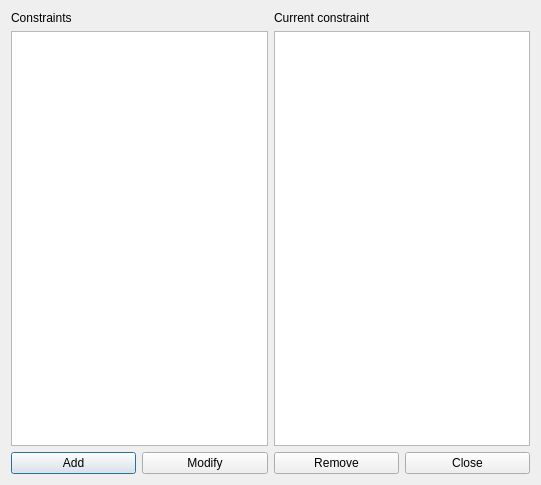
<?xml version="1.0" encoding="UTF-8"?>
<ui version="4.0">
 <class>ConstraintTeachersMaxAfternoonsPerWeekForm_template</class>
 <widget class="QDialog" name="ConstraintTeachersMaxAfternoonsPerWeekForm_template">
  <property name="geometry">
   <rect>
    <x>0</x>
    <y>0</y>
    <width>541</width>
    <height>485</height>
   </rect>
  </property>
  <property name="windowTitle">
   <string extracomment="This is the title of the dialog in which you see the list of all constraints of this type">Constraints teachers max afternoons per week</string>
  </property>
  <layout class="QGridLayout" name="gridLayout">
   <item row="0" column="0">
    <layout class="QVBoxLayout" name="verticalLayout">
     <item>
      <widget class="QLabel" name="constraintsTextLabel">
       <property name="frameShape">
        <enum>QFrame::NoFrame</enum>
       </property>
       <property name="frameShadow">
        <enum>QFrame::Plain</enum>
       </property>
       <property name="text">
        <string>Constraints</string>
       </property>
       <property name="wordWrap">
        <bool>false</bool>
       </property>
      </widget>
     </item>
     <item>
      <widget class="QListWidget" name="constraintsListWidget"/>
     </item>
    </layout>
   </item>
   <item row="1" column="0" colspan="2">
    <layout class="QHBoxLayout" name="horizontalLayout">
     <item>
      <widget class="QPushButton" name="addConstraintPushButton">
       <property name="text">
        <string>Add</string>
       </property>
      </widget>
     </item>
     <item>
      <widget class="QPushButton" name="modifyConstraintPushButton">
       <property name="text">
        <string>Modify</string>
       </property>
      </widget>
     </item>
     <item>
      <widget class="QPushButton" name="removeConstraintPushButton">
       <property name="text">
        <string>Remove</string>
       </property>
      </widget>
     </item>
     <item>
      <widget class="QPushButton" name="closePushButton">
       <property name="text">
        <string>Close</string>
       </property>
      </widget>
     </item>
    </layout>
   </item>
   <item row="0" column="1">
    <layout class="QVBoxLayout" name="verticalLayout_2">
     <item>
      <widget class="QLabel" name="currentConstraintTextLabel">
       <property name="text">
        <string>Current constraint</string>
       </property>
       <property name="wordWrap">
        <bool>false</bool>
       </property>
      </widget>
     </item>
     <item>
      <widget class="QPlainTextEdit" name="currentConstraintTextEdit"/>
     </item>
    </layout>
   </item>
  </layout>
 </widget>
 <layoutdefault spacing="6" margin="11"/>
 <resources/>
 <connections/>
</ui>
